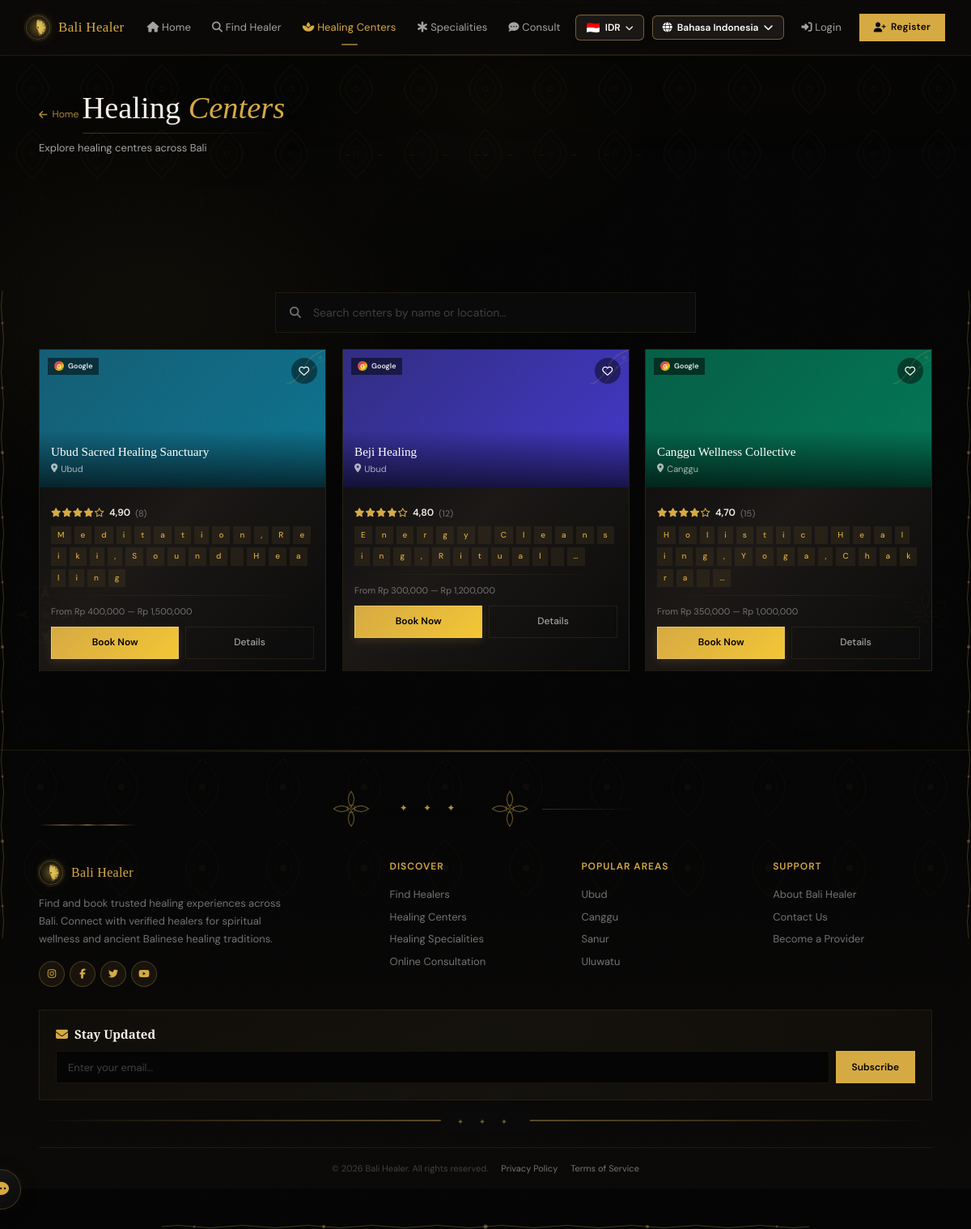
Page /id/centers/ on the committed database.
### healers/models.py (models this page shows, shortened)
class HealingCenter(models.Model):
    name = models.CharField(max_length=200)
    slug = models.SlugField(unique=True, default=uuid.uuid1)
    location = models.ForeignKey(Location, on_delete=models.SET_NULL, null=True, blank=True)
    address = models.TextField()
    description = models.TextField(blank=True)
    phone = models.CharField(max_length=20, blank=True)
    email = models.EmailField(blank=True)
    photo = models.ImageField(upload_to='center_photos/', blank=True, null=True)
    rating = models.DecimalField(max_digits=3, decimal_places=2, default=5.0)
    review_count = models.PositiveIntegerField(default=0)
    specializations = models.TextField(blank=True, help_text='Pisahkan dengan koma')
    price_range = models.CharField(max_length=100, blank=True, help_text='Contoh: Rp 300.000 - Rp 1.500.000')
    min_price_idr = models.DecimalField(max_digits=12, decimal_places=2, default=0, help_text='Harga minimum dalam IDR')
    max_price_idr = models.DecimalField(max_digits=12, decimal_places=2, default=0, help_text='Harga maksimum dalam IDR')
    has_google_badge = models.BooleanField(default=True)
    is_active = models.BooleanField(default=True)
    gradient = models.CharField(max_length=200, default='from-cyan-800 to-teal-700')
    created_at = models.DateTimeField(auto_now_add=True)
    class Meta:
        ordering = ['-rating']

class Location(models.Model):
    name = models.CharField(max_length=100)
    slug = models.SlugField(unique=True, default=uuid.uuid1)
    description = models.TextField(blank=True)
    gradient = models.CharField(max_length=200, default='from-emerald-900 via-teal-800 to-green-900',
        help_text='CSS gradient classes for card background')
    healer_count = models.PositiveIntegerField(default=0)
    center_count = models.PositiveIntegerField(default=0)
    def __str__(self):
        return self.name

### healers/views.py (the view)
# urls.py: path('centers/', views.center_list, name='center_list'),
def center_list(request):
    centers = HealingCenter.objects.filter(is_active=True).select_related('location')
    return render(request, 'center_list.html', {'centers': centers})

### accounts/context_processors.py (called while the page is built)
def notification_context(request):
    if request.user.is_authenticated:
        unread_count = Notification.objects.filter(user=request.user, is_read=False).count()
        return {'global_unread_notifications': unread_count}
    return {'global_unread_notifications': 0}

### healers/templatetags/currency_tags.py (called while the page is built, shortened)
def _get_currency_for_language(language_code):
    return LANGUAGE_CURRENCY_MAP.get(language_code, LANGUAGE_CURRENCY_MAP['id'])

@register.filter(name='price_with_original')
def price_with_original(price_idr, language_code):
    from payments.services import convert_currency
    if not price_idr:
        return mark_safe('<span>Rp 0</span>')
    currency_info = _get_currency_for_language(language_code)
    currency_code = currency_info['code']
    if currency_code == 'IDR':
        return mark_safe(f'<span>Rp {float(price_idr):,.0f}</span>')

### templates/center_list.html (shortened to what this page needs)
{% extends 'base.html' %}
{% load static %}
{% load i18n %}
{% load currency_tags %}
{% block content %}
<div class="page-header">
    <div class="container">
        <a href="{% url 'home' %}" class="back-link"><i class="fas fa-arrow-left"></i> {% trans "Home" %}</a>
        <div style="position:relative;display:inline-block">
            <h1>{% blocktrans %}Healing <em>Centers</em>{% endblocktrans %}</h1>
            <div style="height:1px;background:linear-gradient(90deg,var(--gold),transparent);margin-top:8px;opacity:0.3"></div>
        </div>
        <p>{% trans "Explore healing centres across Bali" %}</p>
    </div>
</div>
<section class="section" data-reveal>
    <div class="container">
        <div class="search-wrap" style="margin-bottom:20px">
            <form method="GET" action="{% url 'center_list' %}">
                <input type="text" name="q" class="search-input" value="{{ query }}" placeholder="{% trans 'Search centers by name or location...' %}">
            </form>
        </div>
        <div class="centers-grid">
            {% for center in centers %}
            <div class="center-card">
                <div class="center-card-image">
                    <div class="center-card-image-bg" style="background:linear-gradient(135deg, {% cycle '#155e75' '#312e81' '#065f46' as c1 %}, {% cycle '#0e7490' '#4338ca' '#047857' as c2 %})"></div>
                    {% if center.has_google_badge %}
                    <div class="google-badge">
                        <span class="g-icon" style="background:linear-gradient(135deg,#4285f4,#ea4335,#fbbc05,#34a853)">G</span>
                        Google
                    </div>
                    {% endif %}
                    <button class="center-fav-btn"><i class="far fa-heart"></i></button>
                    <div class="center-info-overlay">
                        <div class="center-name">{{ center.name }}</div>
                        <div class="center-location"><i class="fas fa-location-dot"></i> {{ center.location|default:"Bali" }}</div>
                    </div>
                </div>
                <div class="center-card-body">
                    <div class="healer-rating">
                        <div class="stars">{% for i in "12345" %}{% if forloop.counter <= center.rating %}<i class="fas fa-star"></i>{% else %}<i class="far fa-star"></i>{% endif %}{% endfor %}</div>
                        <span class="rating-score">{{ center.rating }}</span>
                        <span class="rating-count">({{ center.review_count }})</span>
                    </div>
                    <div class="center-tags">{% for spec in center.specializations|truncatewords:2 %}<span class="healer-tag">{{ spec }}</span>{% endfor %}</div>
                    <div class="center-divider"></div>
                    <div class="center-price">
                        {% if center.min_price_idr %}{% trans "From" %} <span data-price-idr="{{ center.min_price_idr|floatformat:0 }}">{{ center.min_price_idr|price_with_original:LANGUAGE_CODE }}</span>{% endif %}
                        {% if center.max_price_idr and center.max_price_idr > center.min_price_idr %} — <span data-price-idr="{{ center.max_price_idr|floatformat:0 }}">{{ center.max_price_idr|price_with_original:LANGUAGE_CODE }}</span>{% endif %}
                    </div>
                    <div class="center-actions">
                        <a href="{% url 'center_detail' center.slug %}" class="btn-book">{% trans "Book Now" %}</a>
                        <a href="{% url 'center_detail' center.slug %}" class="btn-profile">{% trans "Details" %}</a>
                    </div>
                </div>
            </div>
            {% empty %}
            <div class="empty-state"><i class="fas fa-building"></i><h3>{% trans "No Centers Found" %}</h3><p>{% trans "Try adjusting your search criteria." %}</p></div>
            {% endfor %}
        </div>
    </div>
</section>
{% endblock %}

### rows in the picture
HealingCenter: has_google_badge "G", name "Ubud Sacred Healing Sanctuary", location "Ubud", rating "4,90", review_count "8", specializations "M" "e" "d" "i" "t" "a" "t" "i" "o" "n" "," "R" "e" "i" "k" "i" "," "S" "o" "u" "n" "d" "H" "e" "a" "l" "i" "n" "g"
HealingCenter: has_google_badge "G", name "Beji Healing", location "Ubud", rating "4,80", review_count "12", specializations "E" "n" "e" "r" "g" "y" "C" "l" "e" "a" "n" "s" "i" "n" "g" "," "R" "i" "t" "u" "a" "l" "…"
HealingCenter: has_google_badge "G", name "Canggu Wellness Collective", location "Canggu", rating "4,70", review_count "15", specializations "H" "o" "l" "i" "s" "t" "i" "c" "H" "e" "a" "l" "i" "n" "g" "," "Y" "o" "g" "a" "," "C" "h" "a" "k" "r" "a" "…"

### other values in the picture
{{ lang.name_local }} "Bahasa Indonesia"
